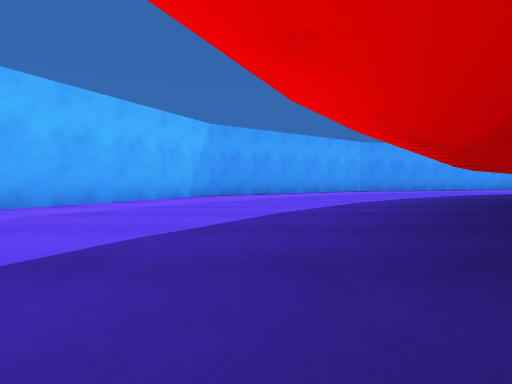
View 1 (above)

24 first-person views from a walk through a Unity game level. The camera is 0.29 m above the floor, tilts 2° down and sees 80° across. The floor is counted in squares, 1 m on a side. Each view is taken from the middle of a square. On the plan, view 1 faces up. The plan holds only what a view shows up to about 9 squares ahead; the rest is blank. The place goes on beyond the plan.

View 2
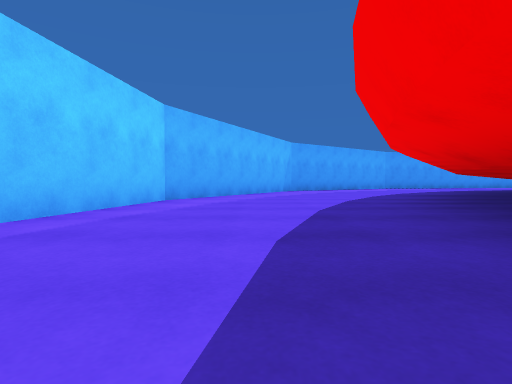

View 3
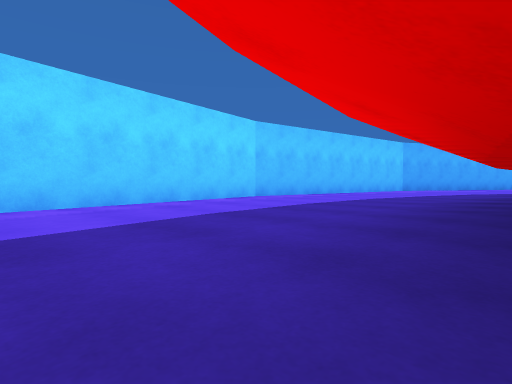

View 4
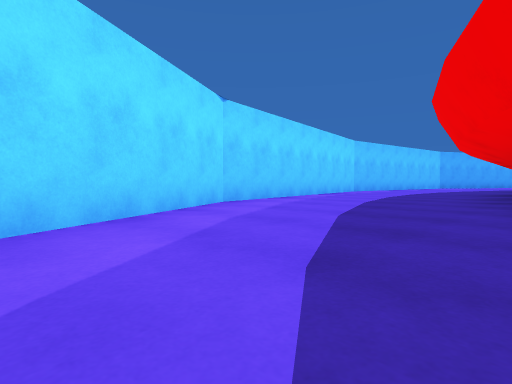

View 5
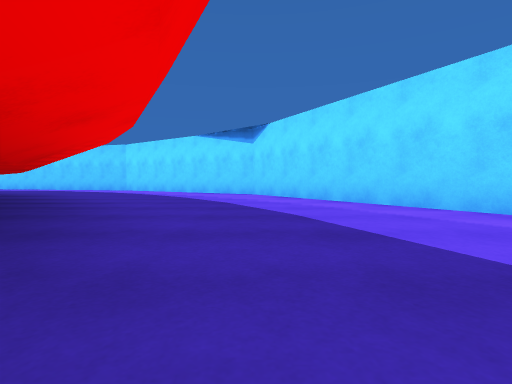

View 6
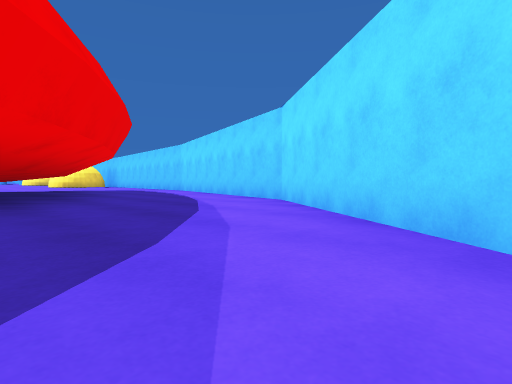

View 7
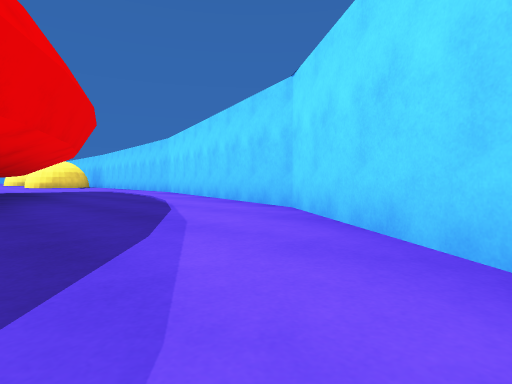

View 8
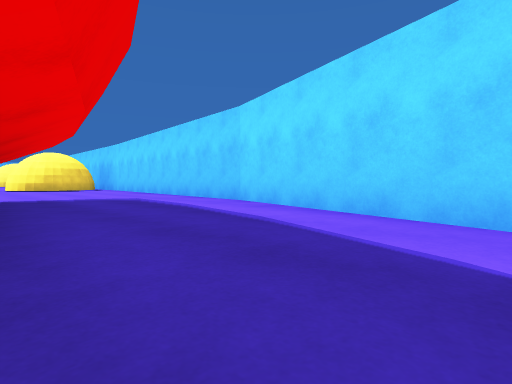

View 9
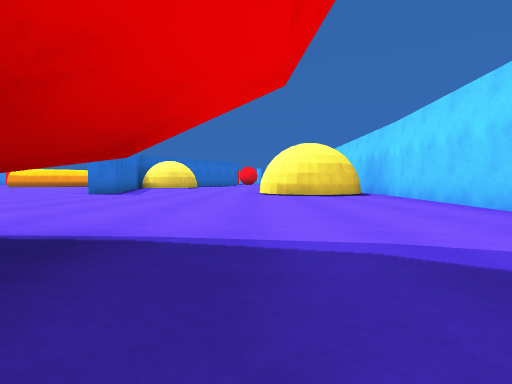

View 10
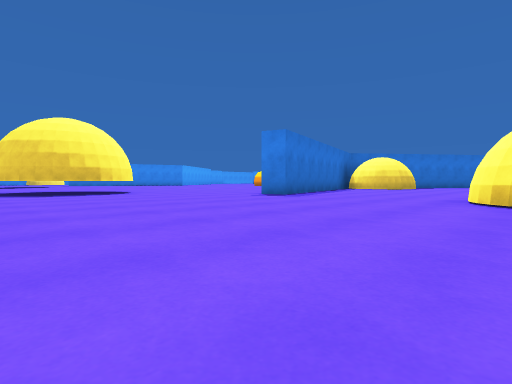

View 11
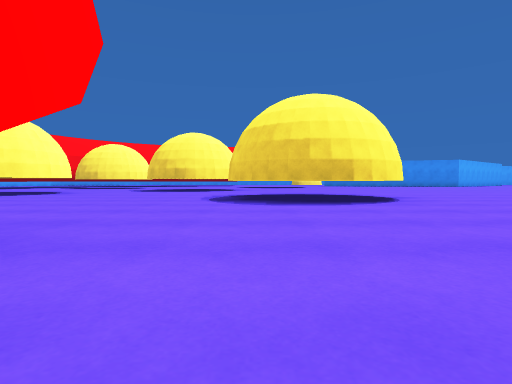

View 12
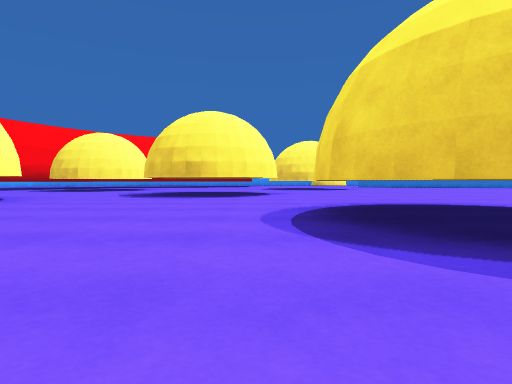

View 13
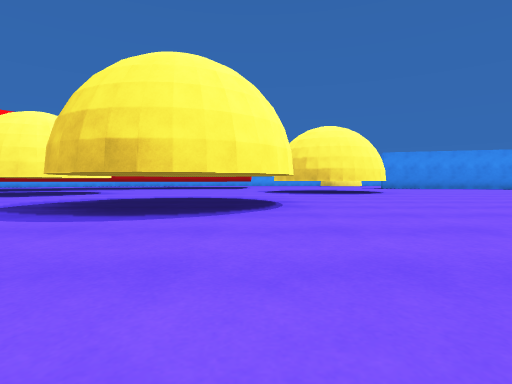

View 14
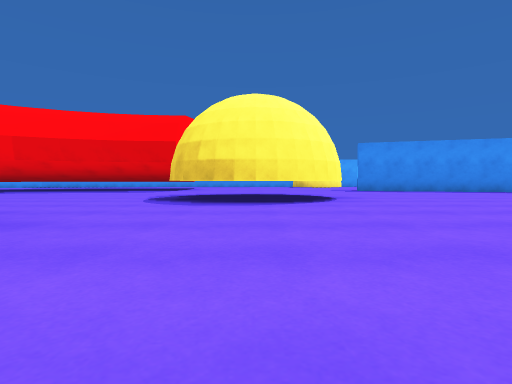

View 15
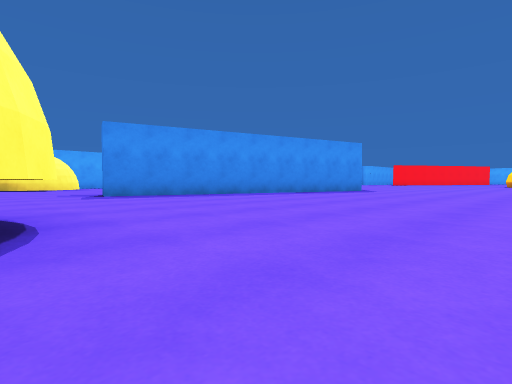

View 16
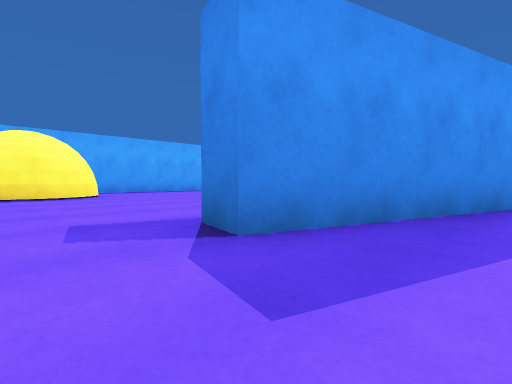

View 17
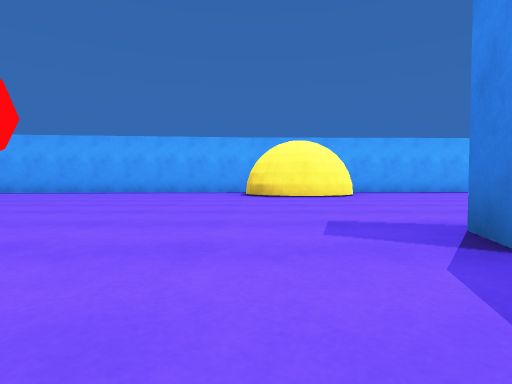

View 18
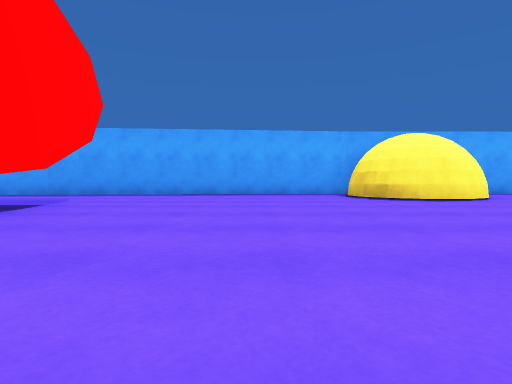

View 19
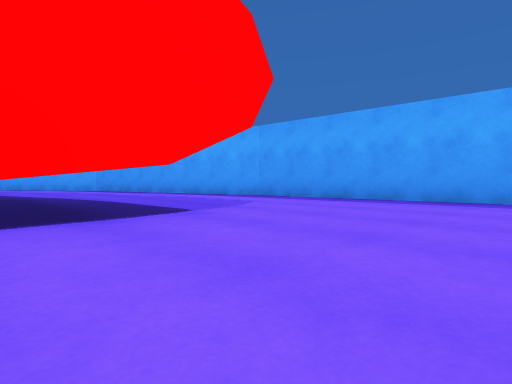

View 20
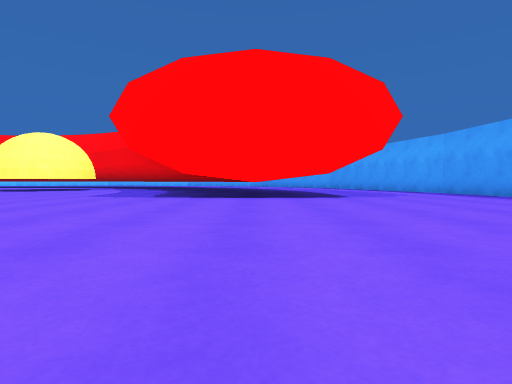

View 21
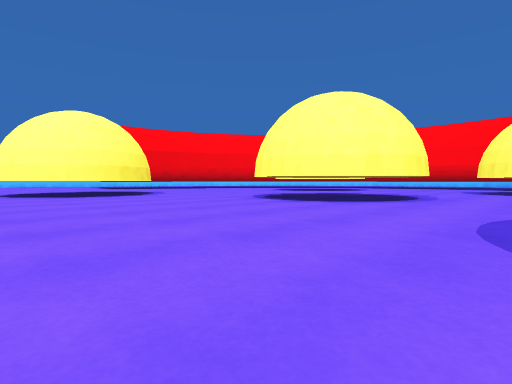

View 22
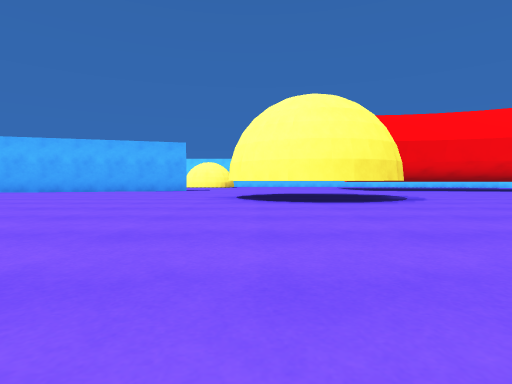

View 23
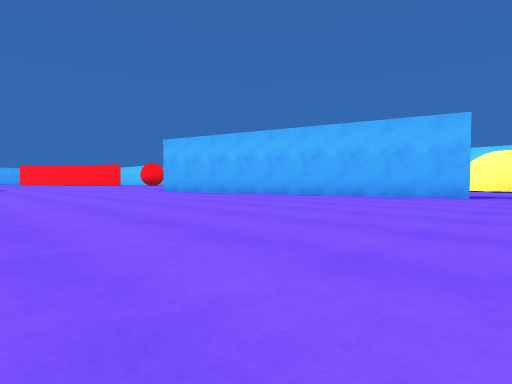

View 24
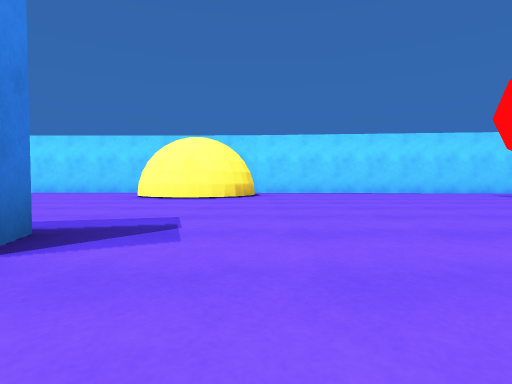

### Floor plan
Points are (right, up) in squares from view 1. A wall is a line through its corners. A room is listed if a view was taken in it or the views show most of it. See-through windows are left out.
Room 1 (views 1, 2, 3, 4, 5, 6, 7, 8, 9)
walls: (-4.2, -3.8) (-3.4, -9.3) (-0.9, -13.8) (3.1, -16.7) (8.6, -18.2); (6.2, 9.9) (3.1, 9.1) (-0.9, 6.2) (-3.4, 1.7) (-4.2, -3.9)
ways out: opening at (7, 8.3) to room 2; opening at (8.5, -16.5) to room 2
Room 2 (views 10, 11, 12, 13, 14, 15, 16, 17, 18, 19, 20, 21, 22, 23, 24)
walls: (18.7, -12) (16.2, -12.7) (16.1, -12.1) (21.6, -10.5); (21.5, 2.6) (16.1, 4.2) (16.3, 4.8); (10.8, 7.4) (10.8, 4.6); (8.4, -18.2) (17.3, -18.9); (15.1, 11.1) (8.5, 10.6) (6.2, 9.9); (17.9, -18.7) (20.8, -18.8); (20.8, 11.2) (17.4, 11.1)
ways out: opening at (7, 8.3) to room 1; opening at (8.5, -16.5) to room 1
objects: other object (5, -2) to (7, 0); other object (6, -8) to (7, -6); other object (9, -5) to (11, -3); other object (12, -10) to (14, -7); other object (12, -1) to (14, 0); other object (15, -18) to (17, -16); other object (15, 9) to (17, 10)

Positions as (right, up) in squares from view 1, and headings:
1: (0, 0), facing up
2: (-2, -3), facing up
3: (0, -8), facing up-left
4: (0, -12), facing up-left
5: (-1, -7), facing down
6: (0, -13), facing down-right
7: (1, -14), facing down-right
8: (5, -15), facing down-right
9: (9, -16), facing right
10: (11, -17), facing up-right
11: (12, -14), facing up
12: (11, -11), facing up
13: (11, -8), facing up
14: (13, -5), facing up
15: (14, -2), facing up-right
16: (15, 3), facing up-right
17: (15, 3), facing up
18: (13, 4), facing up
19: (13, 6), facing up-left
20: (16, 6), facing left
21: (15, -1), facing down-left
22: (14, -3), facing down
23: (15, -6), facing down-right
24: (15, -11), facing down
